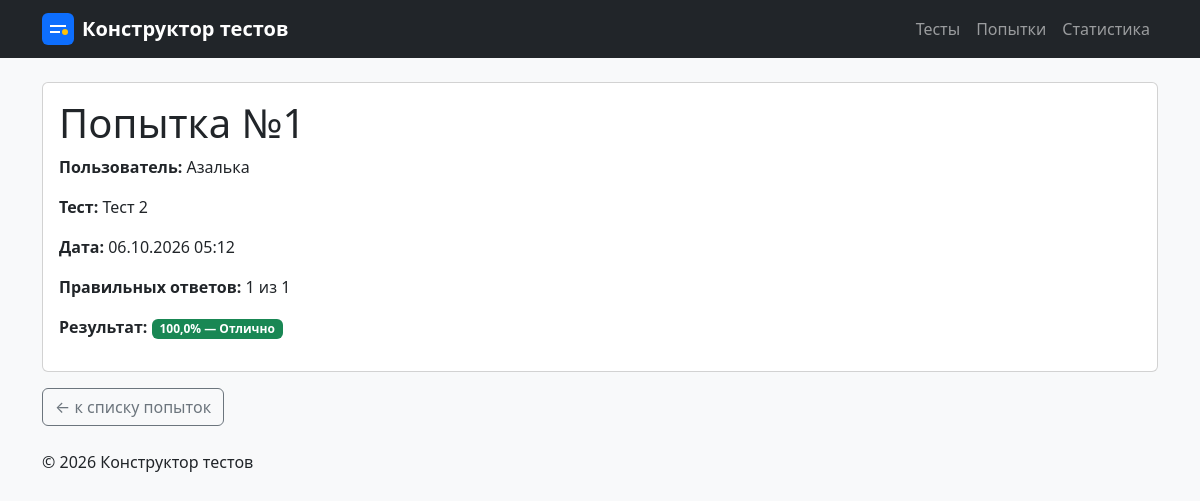
Page /attempts/1/ on the committed database.
### attempts/models.py (models this page shows, shortened)
class Attempt(models.Model):
    test = models.ForeignKey(
        Test,
        on_delete=models.PROTECT,        # сохраняем историю попыток
        related_name="attempts",
        verbose_name="Тест",
    )
    user = models.ForeignKey(
        User,
        on_delete=models.PROTECT,        # сохраняем историю попыток
        related_name="attempts",
        verbose_name="Пользователь",
    )
    date = models.DateTimeField(verbose_name="Дата попытки")
    correct = models.PositiveIntegerField(verbose_name="Правильных ответов")
    total = models.PositiveIntegerField(verbose_name="Всего вопросов")
    percent = models.FloatField(verbose_name="Процент")
    class Meta:
        ordering = ["-date", "pk"]
        verbose_name = "Попытка"
        verbose_name_plural = "Попытки"
    @property
    def grade(self) -> str:
        if self.percent >= 90:
            return "Отлично"
        if self.percent >= 75:
            return "Хорошо"
        if self.percent >= 60:
            return "Удовлетворительно"
        return "Неудовлетворительно"

class User(models.Model):
    name = models.CharField(
        max_length=100,
        verbose_name="Имя пользователя",
    )
    class Meta:
        ordering = ["name"]
        verbose_name = "Пользователь"
        verbose_name_plural = "Пользователи"

### quizzes/models.py (models this page shows, shortened)
class Test(models.Model):
    title = models.CharField(
        max_length=200,
        verbose_name="Название теста",
    )
    description = models.TextField(
        blank=True,
        default="",
        verbose_name="Описание",
    )
    class Meta:
        ordering = ["title"]
        verbose_name = "Тест"
        verbose_name_plural = "Тесты"

### attempts/views.py (the view)
# urls.py: path("<int:attempt_id>/", views.attempt_detail, name="detail"),
def attempt_detail(request, attempt_id):
    attempt = get_object_or_404(
        Attempt.objects.select_related("user", "test"),
        pk=attempt_id,
    )
    return render(
        request,
        "attempts/attempt_detail.html",
        {"attempt": attempt},
    )

### attempts/templates/attempts/attempt_detail.html (shortened to what this page needs)
{% extends "base.html" %}
{% block content %}
{% if attempt %}
    <div class="card">
        <div class="card-body">
            <h1 class="card-title">Попытка №{{ attempt.id }}</h1>
            <p><strong>Пользователь:</strong> {{ attempt.user.name }}</p>
            <p><strong>Тест:</strong> {{ attempt.test.title }}</p>
            <p><strong>Дата:</strong>
                {{ attempt.date|date:"d.m.Y H:i" }}
            </p>
            <p><strong>Правильных ответов:</strong>
                {{ attempt.correct }} из {{ attempt.total }}
            </p>
            <p><strong>Результат:</strong>
                {% include "attempts/includes/attempt_status.html" %}
            </p>
        </div>
    </div>
{% else %}
    <h1 class="text-danger">Попытка не найдена</h1>
    <p>Попытка с указанным идентификатором отсутствует.</p>
{% endif %}
<a href="{% url 'attempts:list' %}"
   class="btn btn-outline-secondary mt-3">← к списку попыток</a>
{% endblock %}

### attempts/templates/attempts/includes/attempt_status.html
{% if attempt.percent >= 60 %}
    <span class="badge bg-success">
        {{ attempt.percent }}% — {{ attempt.grade }}
    </span>
{% else %}
    <span class="badge bg-danger">
        {{ attempt.percent }}% — {{ attempt.grade }}
    </span>
{% endif %}

### homepage/static/homepage/css/style.css (style rules this page uses)
body { background-color: #f8f9fa; }

### rows in the picture
Attempt: id "1", user.name "Азалька", test "Тест 2", date "06.10.2026 05:12", correct "1", total "1", percent "100,0", grade "Отлично"
